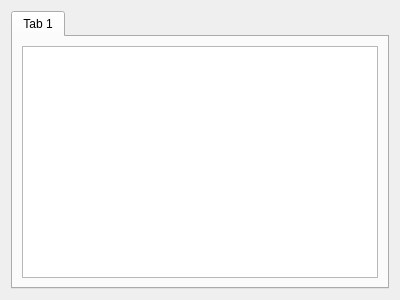
<?xml version="1.0" encoding="UTF-8"?>
<ui version="4.0">
 <class>PlaylistTabs</class>
 <widget class="QWidget" name="PlaylistTabs">
  <property name="geometry">
   <rect>
    <x>0</x>
    <y>0</y>
    <width>400</width>
    <height>300</height>
   </rect>
  </property>
  <property name="windowTitle">
   <string>Form</string>
  </property>
  <layout class="QVBoxLayout" name="verticalLayout">
   <item>
    <widget class="QTabWidget" name="tabWidget">
     <property name="sizePolicy">
      <sizepolicy hsizetype="Expanding" vsizetype="Expanding">
       <horstretch>3</horstretch>
       <verstretch>0</verstretch>
      </sizepolicy>
     </property>
     <property name="currentIndex">
      <number>0</number>
     </property>
     <widget class="QWidget" name="tab">
      <attribute name="title">
       <string>Tab 1</string>
      </attribute>
      <layout class="QGridLayout" name="gridLayout">
       <item row="0" column="0">
        <widget class="QTableView" name="tableView"/>
       </item>
      </layout>
     </widget>
    </widget>
   </item>
  </layout>
 </widget>
 <resources/>
 <connections/>
</ui>
